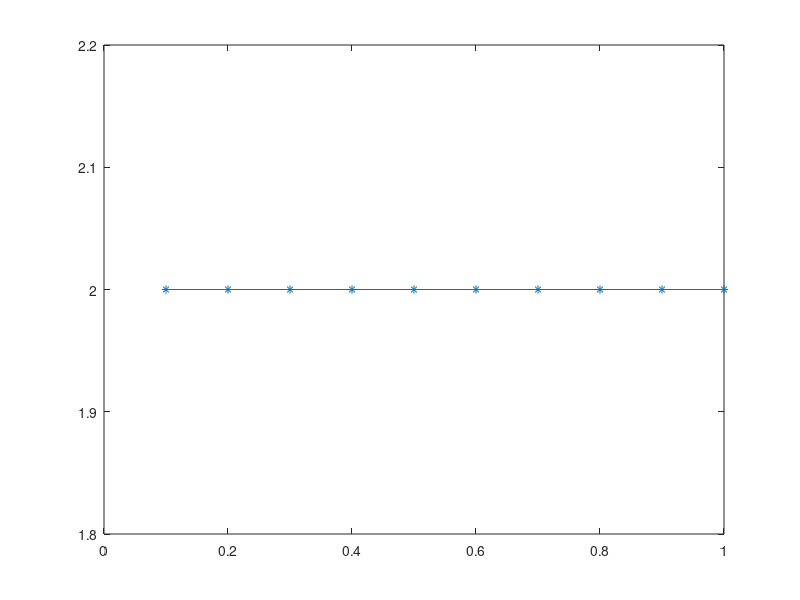

Write the MATLAB code that produced this figure. (Note: this script raises an error after producing the figure.)

%_____________________________________________________________
clear all;
h=1e-1;
TOL=1e-5;

N=1/h;
y0(1)=2;
for n=1:N
    t=n*h;
    y0(n)=2;
end
p0=plot(h:h:1,y0,'-*');

saveas(p0,'7520','jpg');
close;
y0(N)

%_____________________________________________________________
%   Euler 
y(1)=2+TOL;
for n=1:(N-1)
    t=n*h;
    y(n+1)=y(n)+h*f_752(t,y(n));
end

%%p1=plot(h:h:1,log(abs(y-2)),'-*');
p1=plot(h:h:1,abs(y-2-TOL),'-*');%p1=plot(h:h:1,y,'-*');
saveas(p1,'7521','jpg')
%close
y(N)-2








%_____________________________________________________________
%   ti xing fa
clear y;
y(1)=2+TOL;
for n=1:(N-1)
    t=n*h;
    y0=y(n)+h*f_752(t,y(n));
    y(n+1)=y(n)+h*(f_752(t,y(n))+f_752(t+h,y0))/2;
end
%p2=plot(h:h:1,log(abs(y-2)),'-*');
p2=plot(h:h:1,abs(y-2-TOL),'-*');
%%p2=plot(h:h:1,y,'-*');
saveas(p2,'7522','jpg')
close
y(N)-2

% 
% 

% 
% 
% %_____________________________________________________________
% %RK3
% clear y;
% y(1)=2+TOL;
% for n=1:(N-1)
%     t=n*h;
%     K1=f_752(t,y(n));
%     K2=f_752(t+h/2,y(n)+h*K1/2);
%     K3=f_752(t+3*h/4,y(n)+3*h*K2/4);
%     y(n+1)=y(n)+h*(2*K1+3*K2+4*K3)/9;
% end
% %p3=plot(h:h:1,log(abs(y-2)),'-*');%plot(h:h:1,y,'-*');
% p3=plot(h:h:1,abs(y-2-TOL),'-*');
% saveas(p3,'7523','jpg')
% close
% y(N)-2
% % 
% 
% 
% 
% 
% 
% 
% 
% 
% %_____________________________________________________________
% %RK4
% clear y;
% y(1)=2+TOL;
% for n=1:(N-1)
%     t=n*h;
%     K1=f_752(t,y(n));
%     K2=f_752(t+h/2,y(n)+h*K1/2);
%     K3=f_752(t+h/2,y(n)+h*K2/2);
%     K4=f_752(t+h,y(n)+h*K3);
%     y(n+1)=y(n)+h*(K1+2*K2+2*K3+K4)/6;
% end
% p4=plot(h:h:1,log(abs(y-2)),'-*');%plot(h:h:1,y,'-*');
% saveas(p4,'7524','jpg')
% close
% y(N)-2
% 
% 
% 
% 
% 
% 
% %_____________________________________________________________
% %Adams(3,3)
% clear y;
% y(1)=2+TOL;
% for n=1:3
%     t=n*h;
%     K1=f_752(t,y(n));
%     K2=f_752(t+h/2,y(n)+h*K1/2);
%     K3=f_752(t+h/2,y(n)+h*K2/2);
%     K4=f_752(t+h,y(n)+h*K3);
%     fn(n)=(K1+2*K2+2*K3+K4)/6;
%     y(n+1)=y(n)+h*fn(n);
% end
% for n=3:(N-1)
%     t=n*h;
%     fn(n)=f_752(t,y(n));
% %     y0=y(n)+h*(23*fn(n)-16*fn(n-1)+5*fn(n-2))/12;
% %     y(n+1)=y(n)+h*(9*f_752(t,y0)+19*fn(n)-5*fn(n-2)+fn(n-2))/24;
%     y(n+1)=y(n)+h*(23*fn(n)-16*fn(n-1)+5*fn(n-2))/12;
% end
% p5=plot(h:h:1,log(abs(y-2)),'-*');%plot(h:h:1,y,'-*');
% saveas(p5,'7525','jpg')
% close
% y(N)-2
% 
% 
% 
% 
